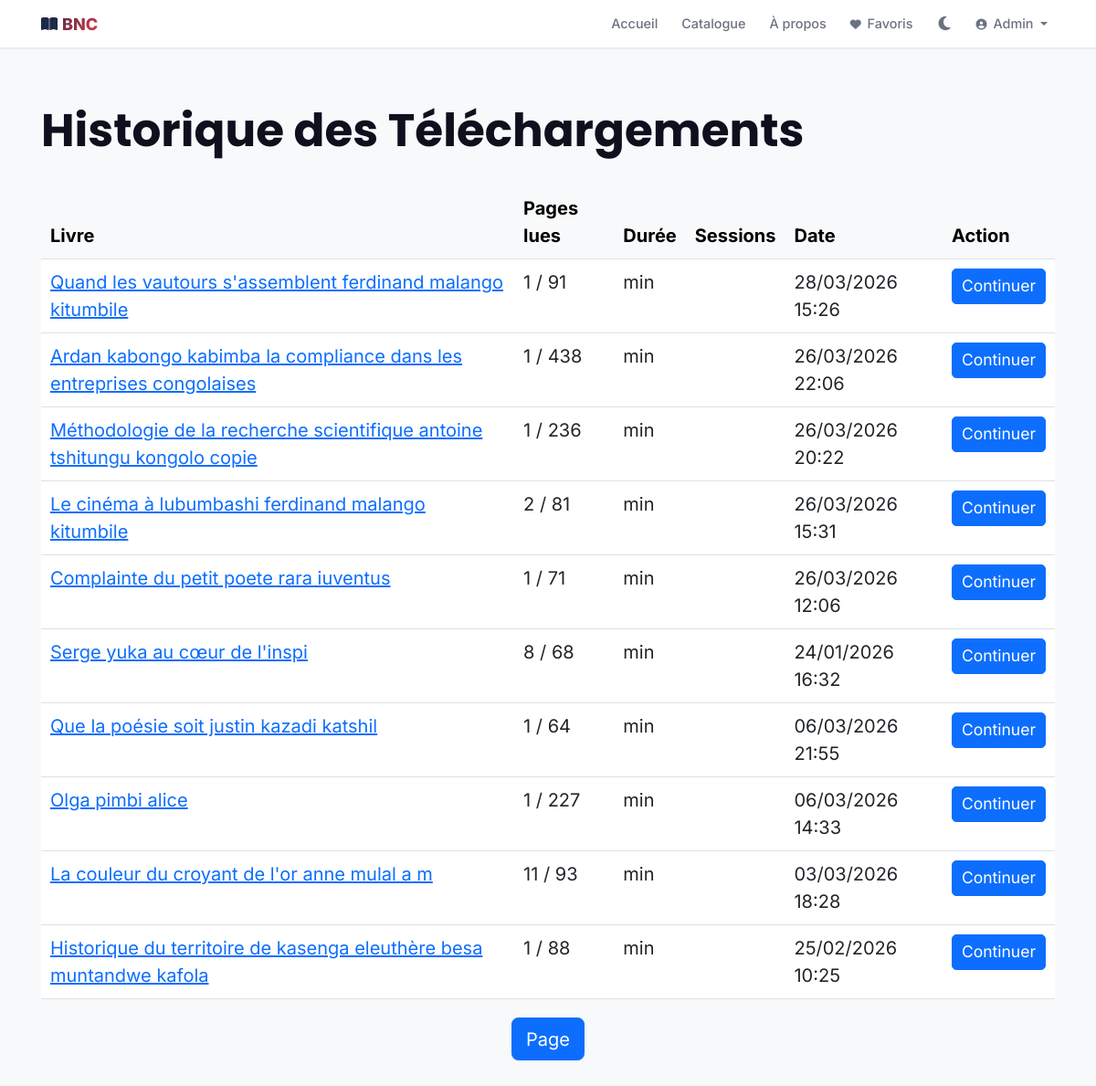
Page /fr/user/history/ (signed in) on the earlier database version.
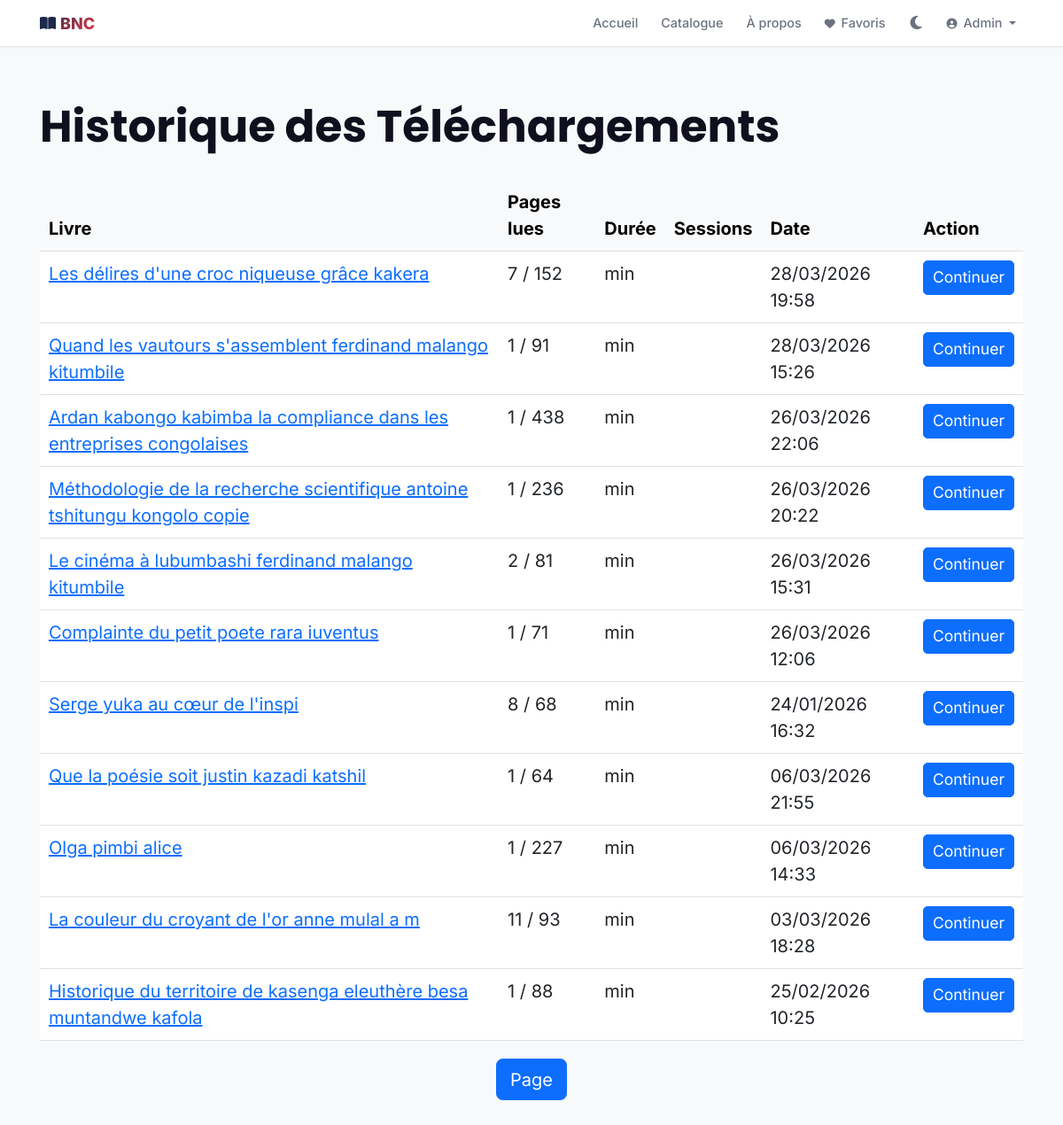
Same page on the later database version.
### catalogue/models.py (models this page shows, shortened)
class ReadingSession(models.Model):
    id = models.UUIDField(primary_key=True, default=uuid.uuid4, editable=False)
    user = models.ForeignKey(
        settings.AUTH_USER_MODEL,
        on_delete=models.CASCADE,
        related_name="reading_sessions"
    )
    book = models.ForeignKey(Book, on_delete=models.CASCADE, related_name="reading_sessions")
    start_time = models.DateTimeField(_("Début"))
    end_time = models.DateTimeField(_("Fin"), null=True, blank=True)
    duration_minutes = models.PositiveIntegerField(_("Durée (minutes)"), default=0)
    pages_read = models.PositiveIntegerField(_("Pages lues"), default=0)
    current_page = models.PositiveIntegerField(_("Page actuelle"), default=0)
    progress_percent = models.IntegerField(_("Progression (%)"), default=0)  # ✨ NOUVEAU
    is_completed = models.BooleanField(_("Complété"), default=False)
    created_at = models.DateTimeField(_("Créé"), auto_now_add=True)
    updated_at = models.DateTimeField(_("Modifié"), auto_now=True)
    class Meta:
        verbose_name = _("Session de lecture")
        verbose_name_plural = _("Sessions de lecture")
        ordering = ["-start_time"]
        indexes = [
            models.Index(fields=["user", "book"]),
            models.Index(fields=["is_completed"]),
            models.Index(fields=["progress_percent"]),  # ✨ Index pour requêtes rapides
        ]

class Book(models.Model):
    GENRE_CHOICES = [
        ("articles", _("Articles")),
        ("magasin", _("Magasin")),
        ("revues_scientifiques", _("Revues Scientifiques")),
        ("geographie_histoires", _("Géographie et Histoires")),
        ("theories_litteraires", _("Théories Littéraires")),
        ("tourisme", _("Tourisme")),
        ("hotellerie", _("Hôtellerie")),
        ("sport", _("Sport")),
        ("loisir", _("Loisir")),
        ("dev_personnel", _("Développement Personnel")),
        ("fiction", _("Fiction")),
        ("non_fiction", _("Non-fiction")),
        ("science", _("Science")),
        ("biography", _("Biographie")),
        ("poetry", _("Poésie")),
        ("other", _("Autre")),
    ]
    LANGUAGE_CHOICES = [
        ("fr", _("Français")),
        ("en", _("Anglais")),
        ("ar", _("Arabe")),
        ("de", _("Allemand")),
        ("es", _("Espagnol")),
        ("pt", _("Portugais")),
        ("sw", _("Swahili")),
        ("other", _("Autre")),
    ]
    id = models.UUIDField(primary_key=True, default=uuid.uuid4, editable=False)
    title = models.CharField(_("Titre"), max_length=255)
    description = models.TextField(_("Description"), blank=True)
    isbn = models.CharField(_("ISBN"), max_length=20, unique=True)
    pages_count = models.PositiveIntegerField(_("Nombre de pages"), null=True, blank=True)
    publication_date = models.DateField(_("Date de publication"), null=True, blank=True)
    language = models.CharField(
        _("Langue"),
        max_length=10,
        choices=LANGUAGE_CHOICES,
        default="fr"
    )
    genre = models.CharField(
        _("Genre"),
        max_length=50,
        choices=GENRE_CHOICES,
        default="other"
    )
    cover = models.ImageField(
        _("Couverture"),
        upload_to="books/covers/%Y/%m/",
        null=True,
        blank=True
    )
    pdf_file = models.FileField(
        _("Fichier PDF"),
        upload_to="books/pdf/%Y/%m/",
        null=True,
        blank=True
    )
    epub_file = models.FileField(
        _("Fichier EPUB"),
        upload_to="books/epub/%Y/%m/",
        null=True,
        blank=True
    )
    price = models.DecimalField(
        _("Prix"),
        max_digits=8,
        decimal_places=2,
        default=0,
        validators=[MinValueValidator(0)]
    )
    discount_percentage = models.IntegerField(
        _("Pourcentage de réduction"),
        default=0,
        validators=[MinValueValidator(0), MaxValueValidator(100)]
    )
    is_paid = models.BooleanField(_("Payant"), default=False)
    free_pages_count = models.PositiveIntegerField(
        _("Nombre de pages libres"),
        default=15,
        help_text=_("Nombre de pages accessibles gratuitement (0 = aucune preview)")
    )
    downloads_count = models.PositiveIntegerField(_("Nombre de téléchargements"), default=0)
    reads_count = models.PositiveIntegerField(_("Nombre de lectures"), default=0)
    rating = models.DecimalField(
        _("Note"),
        max_digits=3,
        decimal_places=2,
        default=0,
        validators=[MinValueValidator(0), MaxValueValidator(5)]
    )
    rating_count = models.PositiveIntegerField(_("Nombre d'évaluations"), default=0)
    authors = models.ManyToManyField(Author, through="AuthorBook", related_name="books", blank=True)
    libraries = models.ManyToManyField(Library, through="LibraryBook", related_name="books", blank=True)
    is_published = models.BooleanField(_("Publié"), default=True)
    created_at = models.DateTimeField(_("Créé"), auto_now_add=True)
    updated_at = models.DateTimeField(_("Modifié"), auto_now=True)
    class Meta:
        verbose_name = _("Livre")
        verbose_name_plural = _("Livres")
        ordering = ["-created_at"]
        indexes = [
            models.Index(fields=["isbn"]),
            models.Index(fields=["title"]),
            models.Index(fields=["is_published"]),
            models.Index(fields=["genre"]),
        ]

### users/views.py (the view)
# urls.py: path('history/', views.reading_history_view, name='reading_history'),
@login_required(login_url='users:login')
def reading_history_view(request):
    sessions = ReadingSession.objects.filter(user=request.user).select_related('book').order_by('-updated_at')
    context = {
        'sessions': sessions,
        'total_books_read': sessions.values('book').distinct().count(),
    }
    return render(request, 'user/downloads.html', context)

### catalogue/context_processors.py (called while the page is built)
def site_configuration(request):
    return {
        'site_config': SiteConfiguration.load()
    }

def featured_books(request):
    try:
        books = Book.objects.annotate(
            popularity_score = (
                Coalesce(F('reads_count'), 0) * 0.3 +
                Coalesce(F('downloads_count'), 0) * 0.4 +
                (Coalesce(F('rating'), 0) * 30)
            )
        ).filter(is_published=True).order_by('-popularity_score', '-created_at')[:8]
    except Exception:
        books = Book.objects.filter(is_published=True).order_by('-created_at')[:8]
    return {'featured_books': books}

def site_categories(request):
    try:
        categories = Category.objects.all()[:10]
    except Exception:
        categories = []
    return {'site_categories': categories}

def social_links(request):
    try:
        links = LienSocial.objects.filter(is_active=True)
    except Exception:
        links = []
    return {'liens_sociaux': links}

### catalogue/models.py (called while the page is built)
    @classmethod
    def load(cls):
        obj, created = cls.objects.get_or_create(pk=1)
        return obj

### templates/user/downloads.html (shortened to what this page needs)
{% extends 'base.html' %}
{% block content %}
<div class="container my-5">
    <h1 class="mb-4">Historique des Téléchargements</h1>
    {% if sessions %}
        <div class="table-responsive">
            <table class="table table-hover">
                <thead class="table-light">
                    <tr>
                        <th>Livre</th>
                        <th>Pages lues</th>
                        <th>Durée</th>
                        <th>Sessions</th>
                        <th>Date</th>
                        <th>Action</th>
                    </tr>
                </thead>
                <tbody>
                    {% for session in sessions %}
                        <tr>
                            <td>
                                <a href="{% url 'catalogue:book_detail' session.book.id %}">
                                    {{ session.book.title }}
                                </a>
                            </td>
                            <td>{{ session.current_page }} / {{ session.book.pages_count }}</td>
                            <td>{{ session.duration }} min</td>
                            <td>{{ session.sessions_count }}</td>
                            <td>{{ session.created_at|date:"d/m/Y H:i" }}</td>
                            <td>
                                <a href="{% url 'catalogue:book_detail' session.book.id %}" class="btn btn-sm btn-primary">
                                    Continuer
                                </a>
                            </td>
                        </tr>
                    {% endfor %}
                </tbody>
            </table>
        </div>
        <nav aria-label="Page navigation">
            <ul class="pagination justify-content-center">
                <li class="page-item active">
                    <span class="page-link">Page {{ sessions.number }}</span>
                </li>
            </ul>
        </nav>
    {% else %}
        <div class="alert alert-info">
            <i class="fas fa-info-circle"></i> Aucun téléchargement pour le moment.
        </div>
    {% endif %}
</div>
{% endblock %}

Differences in the rows shown:
added ReadingSession: book "Les délires d'une croc niqueuse grâce kakera", current_page "7", book.pages_count "152", created_at "28/03/2026 19:58"
